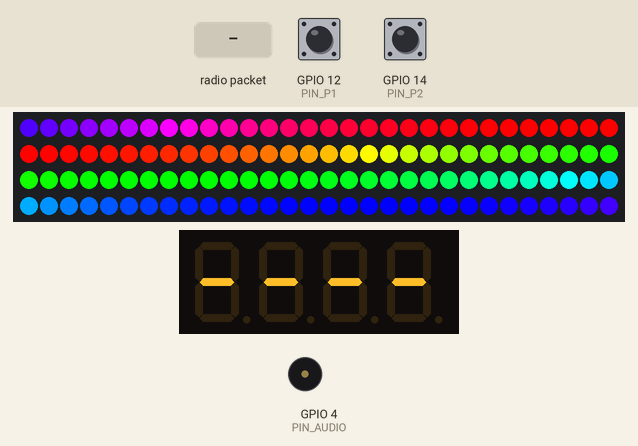
Simulated run of this sketch. Board: ESP32. Parts: 120 RGB LEDs in strip order, left to right, continuing on the next row, 4-digit seven-segment display, buzzer (waves = sounding). The inputs (shaded band) are chosen by the test bench; at power-on: GPIO 12 (PIN_P1) HIGH, GPIO 14 (PIN_P2) HIGH. What the sketch prints to the serial monitor is not drawn.

Above: at 1.2 s.
1.3 s: GPIO 12 (PIN_P1) pulled LOW for 0.15 s
At 1.47 s:
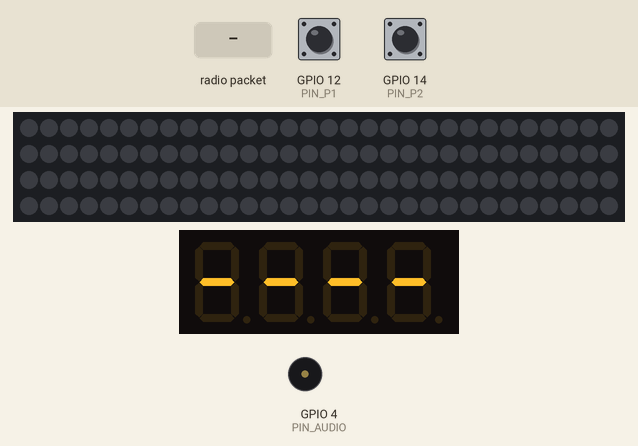
2.0 s: GPIO 14 (PIN_P2) pulled LOW for 3.2 s
At 2.08 s:
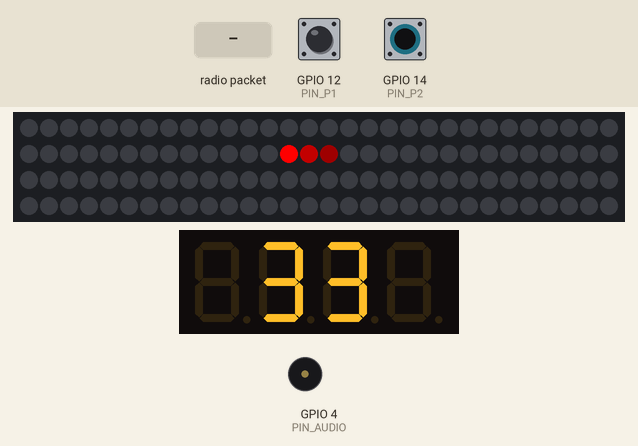
At 5.6 s:
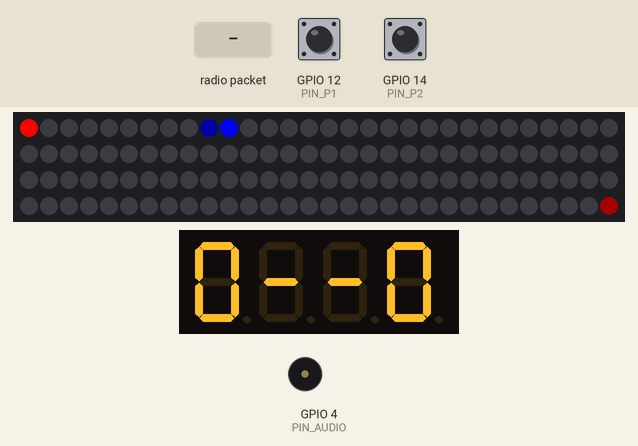
5.8 s: radio packet "1" arrives
8.8 s: GPIO 14 (PIN_P2) pulled LOW for 0.15 s
Timing chart, 0 to 11.8 s (numbered marks = the images above; inputs shaded):
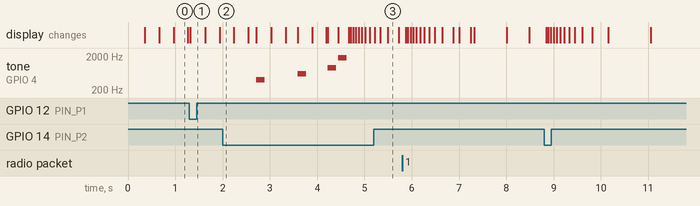

Measured:
- by itself, tone on GPIO 4 (PIN_AUDIO): plays 400 Hz for 0.18 s, 600 Hz for 0.18 s, 900 Hz for 0.18 s, 1800 Hz for 0.18 s

The sketch:

Strip_Racing_Game_v2.2.ino
```cpp
// (licence header left out)
/*
 * ================================================================
 *  LED RACE  —  ESP32 Edition  v3
 *
 *  NEW in v3:
 *    • Countdown: color sweep from strip-center → start for 3,2,1,GO
 *    • Mario win jingle with the final "ding" note added
 *    • Idle timeout (1 min) → defeat tone + "dEAd" display → idle
 *
 *  WIRING
 *  ──────
 *  LED strip DI ←──[300-500Ω]──── PIN_LED   (+ 1000µF cap on 5V)
 *  Player buttons: one leg → GPIO PIN_Px,  other → GND
 *  Passive buzzer: PIN_AUDIO → buzzer+,  buzzer– → GND
 *  TM1637 CLK  ←── PIN_TM_CLK
 *  TM1637 DIO  ←── PIN_TM_DIO
 *  TM1637 VCC  ←── 3.3 V or 5 V
 *
 *  LIBRARIES  (Library Manager)
 *    Adafruit NeoPixel  ≥ 1.9.0
 *    TM1637Display      by Avishay Orpaz
 * ================================================================
 */

#include <Adafruit_NeoPixel.h>
#include <TM1637Display.h>
#include <esp_now.h>
#include <WiFi.h>

// ================================================================
//  ★  USER CONFIG
// ================================================================
#define NUM_PLAYERS     2         // 2 / 3 / 4
#define TOTAL_LAPS      5         // Laps to win

#define NUM_LEDS        120
#define PIN_LED         2

#define PIN_AUDIO       4

#define PIN_P1          12
#define PIN_P2          14
// #define PIN_P3       26
// #define PIN_P4       27

#define PIN_TM_CLK      21
#define PIN_TM_DIO      22
#define TM_BRIGHTNESS   4         // 0 (dim) … 7 (bright)

#define ACCEL           0.20f
#define FRICTION        0.015f
#define TICK_MS         5

#define RAINBOW_STEP    512       // Hue increment per tick (0-65535 range)
#define IDLE_TIMEOUT_MS 60000UL   // 1 minute before defeat tone

// Player colors (0x00RRGGBB)
const uint32_t PLAYER_COLOR[4] = {
    0x00FF0000,   // P1 — Red
    0x000000FF,   // P2 — Blue
    0x0000FF00,   // P3 — Green
    0x00FF00FF,   // P4 — Pink
};

// ================================================================
//  ESP-NOW PACKET
// ================================================================
typedef struct {
    uint8_t buttons;   // bit0=P1, bit1=P2, bit2=P3, bit3=P4
} EspNowBtnPacket;

// ================================================================
//  GAME STATE
// ================================================================
enum GameState { STATE_IDLE, STATE_COUNTDOWN, STATE_RACING, STATE_WIN };
GameState gameState = STATE_IDLE;

// ================================================================
//  PLAYER DATA
// ================================================================
struct PlayerState {
    float   speed;
    float   dist;
    uint8_t laps;
    bool    prevBtn;
    bool    remoteBtn;
};
PlayerState players[NUM_PLAYERS];

// ================================================================
//  HARDWARE
// ================================================================
Adafruit_NeoPixel strip(NUM_LEDS, PIN_LED, NEO_GRB + NEO_KHZ800);
TM1637Display     tmDisplay(PIN_TM_CLK, PIN_TM_DIO);

// ================================================================
//  MISC GLOBALS
// ================================================================
int           buzzerTicks   = 0;
uint16_t      rainbowHue    = 0;
unsigned long idleEnteredMs = 0;   // When we last entered idle

// 7-segment constants
static const uint8_t SEG_BLANK = 0b00000000;
static const uint8_t SEG_DASH  = 0b01000000;
// Letters for "dEAd" (defeat screen)
// d=0x5E  E=0x79  A=0x77  d=0x5E
static const uint8_t SEG_DEAD[4] = {0x5E, 0x79, 0x77, 0x5E};
// " Go " on 7-seg:  G=0x3D  o=0x5C
static const uint8_t SEG_GO[4]   = {SEG_BLANK, 0x3D, 0x5C, SEG_BLANK};

// ── Mario course-clear jingle ───────────────────────────────────
// Original: tud tu du  tud du duu  +  final DING
const int WIN_NOTES[] = {
    2637, 2637, 0, 2637, 0, 2093, 2637, 0, 3136,   // main phrase
    0, 0, 4186                                       // rest × 2, then DING (C8)
};
const int WIN_NOTES_LEN = sizeof(WIN_NOTES) / sizeof(int);

// Defeat / sad descending tone notes
const int DEFEAT_NOTES[] = { 523, 494, 466, 440, 415, 392 };
const int DEFEAT_NOTES_LEN = sizeof(DEFEAT_NOTES) / sizeof(int);

// ================================================================
//  UTILITIES
// ================================================================

bool readButton(int i) {
    bool phys = false;
    switch (i) {
        case 0: phys = (digitalRead(PIN_P1) == LOW); break;
        case 1: phys = (digitalRead(PIN_P2) == LOW); break;
        // case 2: phys = (digitalRead(PIN_P3) == LOW); break;
        // case 3: phys = (digitalRead(PIN_P4) == LOW); break;
    }
    return phys || players[i].remoteBtn;
}

/** True on the tick when a button transitions released → pressed. */
bool risingEdge(int i) {
    bool now  = readButton(i);
    bool edge = now && !players[i].prevBtn;
    players[i].prevBtn = now;
    return edge;
}

uint32_t dimColor(uint32_t color, float factor) {
    uint8_t r = ((color >> 16) & 0xFF) * factor;
    uint8_t g = ((color >>  8) & 0xFF) * factor;
    uint8_t b = ( color        & 0xFF) * factor;
    return strip.Color(r, g, b);
}

void beep(int freq, int ticks) {
    tone(PIN_AUDIO, freq);
    buzzerTicks = ticks;
}

void tickBuzzer() {
    if (buzzerTicks > 0 && --buzzerTicks == 0) noTone(PIN_AUDIO);
}

// ================================================================
//  TM1637 DISPLAY
// ================================================================

/*
 *  2P:  [P1][ — ][ — ][P2]
 *  3P:  [P1][P2][P3][ — ]
 *  4P:  [P1][P2][P3][P4]
 */
void updateDisplay() {
    uint8_t segs[4];
    if (NUM_PLAYERS == 2) {
        segs[0] = tmDisplay.encodeDigit(players[0].laps);
        segs[1] = SEG_DASH;
        segs[2] = SEG_DASH;
        segs[3] = tmDisplay.encodeDigit(players[1].laps);
    } else if (NUM_PLAYERS == 3) {
        segs[0] = tmDisplay.encodeDigit(players[0].laps);
        segs[1] = tmDisplay.encodeDigit(players[1].laps);
        segs[2] = tmDisplay.encodeDigit(players[2].laps);
        segs[3] = SEG_BLANK;
    } else {
        for (int i = 0; i < 4; i++)
            segs[i] = tmDisplay.encodeDigit(players[i].laps);
    }
    tmDisplay.setSegments(segs, 4, 0);
}

void displayIdle() {
    uint8_t segs[4] = {SEG_DASH, SEG_DASH, SEG_DASH, SEG_DASH};
    tmDisplay.setSegments(segs, 4, 0);
}

void displayWinner(int winner) {
    uint8_t segs[4]  = {SEG_BLANK, SEG_BLANK, SEG_BLANK, SEG_BLANK};
    uint8_t winDigit = (NUM_PLAYERS == 2 && winner == 1) ? 3 : winner;
    for (int f = 0; f < 5; f++) {
        segs[winDigit] = tmDisplay.encodeDigit(players[winner].laps);
        tmDisplay.setSegments(segs, 4, 0);
        delay(300);
        segs[winDigit] = SEG_BLANK;
        tmDisplay.setSegments(segs, 4, 0);
        delay(200);
    }
}

// ================================================================
//  RENDERING
// ================================================================

void drawCars() {
    strip.clear();
    bool flip = (millis() / 1000) & 1;
    for (int n = 0; n < NUM_PLAYERS; n++) {
        int i     = flip ? (NUM_PLAYERS - 1 - n) : n;
        int pos   = (int)players[i].dist % NUM_LEDS;
        int trail = (pos - 1 + NUM_LEDS) % NUM_LEDS;
        strip.setPixelColor(pos,   PLAYER_COLOR[i]);
        strip.setPixelColor(trail, dimColor(PLAYER_COLOR[i], 0.15f));
    }
}

// ================================================================
//  IDLE STATE
// ================================================================

void enterIdle() {
    gameState     = STATE_IDLE;
    rainbowHue    = 0;
    idleEnteredMs = millis();
    displayIdle();
    Serial.println("[IDLE] Waiting for button press…");
}

void loopIdle() {
    // ── 1-minute timeout → defeat tone ──────────────────────────
    if (millis() - idleEnteredMs >= IDLE_TIMEOUT_MS) {
        Serial.println("[IDLE] Timeout — playing defeat tone");

        // Show "dEAd" on display
        tmDisplay.setSegments(SEG_DEAD, 4, 0);

        // Descending sad tune
        for (int n = 0; n < DEFEAT_NOTES_LEN; n++) {
            tone(PIN_AUDIO, DEFEAT_NOTES[n], 280);
            delay(310);
        }
        noTone(PIN_AUDIO);
        delay(500);

        // Brief red flash on strip then go dark
        for (int i = 0; i < NUM_LEDS; i++) strip.setPixelColor(i, 0x00200000);
        strip.show();
        delay(600);
        strip.clear();
        strip.show();

        // Reset idle timer so it doesn't fire immediately again
        idleEnteredMs = millis();
        displayIdle();
        return;
    }

    // ── Rainbow animation ────────────────────────────────────────
    strip.rainbow(rainbowHue);
    strip.show();
    rainbowHue += RAINBOW_STEP;
    delay(TICK_MS);

    // ── Watch for any button press to start ──────────────────────
    for (int i = 0; i < NUM_PLAYERS; i++) {
        if (risingEdge(i)) {
            Serial.printf("[IDLE] P%d pressed — starting countdown\n", i + 1);
            gameState = STATE_COUNTDOWN;
            return;
        }
    }
}

// ================================================================
//  COUNTDOWN — sweep from center → start for each of 3 / 2 / 1 / GO
// ================================================================

/*
 * For each count (3, 2, 1) a lit pixel sweeps from the midpoint of
 * the strip toward LED 0 (the start/finish line), with a short tail.
 * The sweep gets faster each beat.  After GO a white flash fires.
 *
 * delayPerLed:  3 = 15 ms  →  2 = 8 ms  →  1 = 3 ms  →  GO = instant
 */
void sweepToStart(uint32_t color, int delayPerLed) {
    int mid = NUM_LEDS / 2;

    for (int pos = mid; pos >= 0; pos--) {
        strip.clear();
        strip.setPixelColor(pos,     color);
        if (pos + 1 <= mid) strip.setPixelColor(pos + 1, dimColor(color, 0.35f));
        if (pos + 2 <= mid) strip.setPixelColor(pos + 2, dimColor(color, 0.12f));
        strip.show();
        delay(delayPerLed);
    }
    strip.clear();
    strip.show();
}

/** Show a single count digit centred on the TM1637 (e.g.  " 3 "). */
void displayCount(int count) {
    uint8_t d = tmDisplay.encodeDigit(count);
    uint8_t segs[4] = {SEG_BLANK, d, d, SEG_BLANK};
    tmDisplay.setSegments(segs, 4, 0);
}

void runCountdown() {
    gameState = STATE_COUNTDOWN;

    struct Beat {
        int      count;         // number to show (0 = GO)
        uint32_t color;         // sweep color
        int      sweepDelay;    // ms per LED  (0 = instant flash)
        int      beepFreq;
    } beats[4] = {
        {3, 0x00FF0000, 14, 400 },   // Red   — slow
        {2, 0x00FFAA00, 7,  600 },   // Amber — medium
        {1, 0x0000FF00, 3,  900 },   // Green — fast
        {0, 0x00FFFFFF, 0,  1800},   // White — GO (instant flash)
    };

    strip.clear();
    strip.show();
    delay(300);

    for (int b = 0; b < 4; b++) {

        if (beats[b].count > 0) {
            // Show count on TM1637
            displayCount(beats[b].count);

            // Sweep from centre to start
            sweepToStart(beats[b].color, beats[b].sweepDelay);

            // Beep after sweep
            tone(PIN_AUDIO, beats[b].beepFreq, 180);
            delay(200);
            noTone(PIN_AUDIO);

        } else {
            // "GO" — flash full strip white + high beep
            tmDisplay.setSegments(SEG_GO, 4, 0);

            for (int i = 0; i < NUM_LEDS; i++)
                strip.setPixelColor(i, 0x00FFFFFF);
            strip.show();

            tone(PIN_AUDIO, beats[b].beepFreq, 180);
            delay(200);
            noTone(PIN_AUDIO);

            strip.clear();
            strip.show();
        }
    }

    Serial.println("[COUNTDOWN] GO!");

    // Zero all player state and switch to racing
    for (int i = 0; i < NUM_PLAYERS; i++) {
        players[i] = {0.0f, 0.0f, 0, false, false};
    }
    updateDisplay();
    gameState = STATE_RACING;
}

// ================================================================
//  WIN ANIMATION
// ================================================================

void runWinAnimation(int winner) {
    gameState = STATE_WIN;
    noTone(PIN_AUDIO);
    Serial.printf("[WIN] *** Player %d wins! ***\n", winner + 1);

    // Blink winner's digit on TM1637
    displayWinner(winner);

    // Flash strip green ×3
    for (int f = 0; f < 3; f++) {
        for (int i = 0; i < NUM_LEDS; i++) strip.setPixelColor(i, 0x0000FF00);
        strip.show(); delay(300);
        strip.clear();
        strip.show(); delay(200);
    }

    // Hold winner's color
    for (int i = 0; i < NUM_LEDS; i++)
        strip.setPixelColor(i, PLAYER_COLOR[winner]);
    strip.show();

    // Mario course-clear jingle  (tud tu du  tud du duu … DING)
    for (int n = 0; n < WIN_NOTES_LEN; n++) {
        if (WIN_NOTES[n]) tone(PIN_AUDIO, WIN_NOTES[n], 200);
        delay(230);
        noTone(PIN_AUDIO);
    }

    delay(2000);
    enterIdle();
}

// ================================================================
//  RACING LOOP
// ================================================================

void loopRacing() {
    for (int i = 0; i < NUM_PLAYERS; i++) {

        if (risingEdge(i)) players[i].speed += ACCEL;

        players[i].speed -= players[i].speed * FRICTION;
        if (players[i].speed < 0.0f) players[i].speed = 0.0f;

        players[i].dist += players[i].speed;

        // Lap completion
        uint32_t threshold = (uint32_t)NUM_LEDS * (players[i].laps + 1);
        if ((uint32_t)players[i].dist >= threshold) {
            players[i].laps++;
            beep(600 + i * 100, 3);
            updateDisplay();
            Serial.printf("[RACE] P%d — lap %d / %d\n",
                          i + 1, players[i].laps, TOTAL_LAPS);

            if (players[i].laps >= TOTAL_LAPS) {
                drawCars();
                strip.show();
                runWinAnimation(i);
                return;
            }
        }
    }

    drawCars();
    strip.show();
    tickBuzzer();
    delay(TICK_MS);
}

// ================================================================
//  ESP-NOW CALLBACK  (Arduino core v3+)
//  On core v2 change first arg to:  const uint8_t *mac
// ================================================================
void onRemoteBtn(const esp_now_recv_info_t *info,
                 const uint8_t             *data,
                 int                        len) {
    if (len < (int)sizeof(EspNowBtnPacket)) return;
    const EspNowBtnPacket *pkt = (const EspNowBtnPacket *)data;
    for (int i = 0; i < NUM_PLAYERS; i++)
        players[i].remoteBtn = (pkt->buttons >> i) & 1;
}

// ================================================================
//  SETUP
// ================================================================
void setup() {
    Serial.begin(115200);
    Serial.println("[BOOT] LED Race v3");

    strip.begin();
    strip.clear();
    strip.show();

    tmDisplay.setBrightness(TM_BRIGHTNESS);
    displayIdle();

    pinMode(PIN_P1, INPUT_PULLUP);
    pinMode(PIN_P2, INPUT_PULLUP);
    // pinMode(PIN_P3, INPUT_PULLUP);
    // pinMode(PIN_P4, INPUT_PULLUP);
    pinMode(PIN_AUDIO, OUTPUT);

    WiFi.mode(WIFI_STA);
    if (esp_now_init() == ESP_OK) {
        esp_now_register_recv_cb(onRemoteBtn);
        Serial.print("[ESP-NOW] Ready. MAC: ");
        Serial.println(WiFi.macAddress());
    } else {
        Serial.println("[ESP-NOW] Init failed — physical buttons only");
    }

    enterIdle();
}

// ================================================================
//  MAIN LOOP
// ================================================================
void loop() {
    switch (gameState) {
        case STATE_IDLE:      loopIdle();      break;
        case STATE_COUNTDOWN: runCountdown();  break;
        case STATE_RACING:    loopRacing();    break;
        case STATE_WIN:       enterIdle();     break;  // safety fallback
    }
}


// ================================================================
//  REMOTE SENDER SKETCH — copy into a separate .ino on second ESP32
// ================================================================
/*

#include <esp_now.h>
#include <WiFi.h>

// Paste MAC address printed by main ESP32 on boot:
uint8_t RECEIVER_MAC[] = {0xAA, 0xBB, 0xCC, 0xDD, 0xEE, 0xFF};

#define REMOTE_PIN_P1   12
#define REMOTE_PIN_P2   14

typedef struct { uint8_t buttons; } EspNowBtnPacket;
esp_now_peer_info_t peerInfo;
EspNowBtnPacket     packet;
uint8_t             lastPacket = 0xFF;

void onSent(const uint8_t *mac, esp_now_send_status_t status) {}

void setup() {
    Serial.begin(115200);
    pinMode(REMOTE_PIN_P1, INPUT_PULLUP);
    pinMode(REMOTE_PIN_P2, INPUT_PULLUP);
    WiFi.mode(WIFI_STA);
    esp_now_init();
    esp_now_register_send_cb(onSent);
    memcpy(peerInfo.peer_addr, RECEIVER_MAC, 6);
    peerInfo.channel = 0;
    peerInfo.encrypt = false;
    esp_now_add_peer(&peerInfo);
}

void loop() {
    uint8_t bits = 0;
    if (digitalRead(REMOTE_PIN_P1) == LOW) bits |= (1 << 0);
    if (digitalRead(REMOTE_PIN_P2) == LOW) bits |= (1 << 1);
    if (bits != lastPacket) {
        packet.buttons = bits;
        esp_now_send(RECEIVER_MAC, (uint8_t *)&packet, sizeof(packet));
        lastPacket = bits;
    }
    delay(10);
}

*/
```
